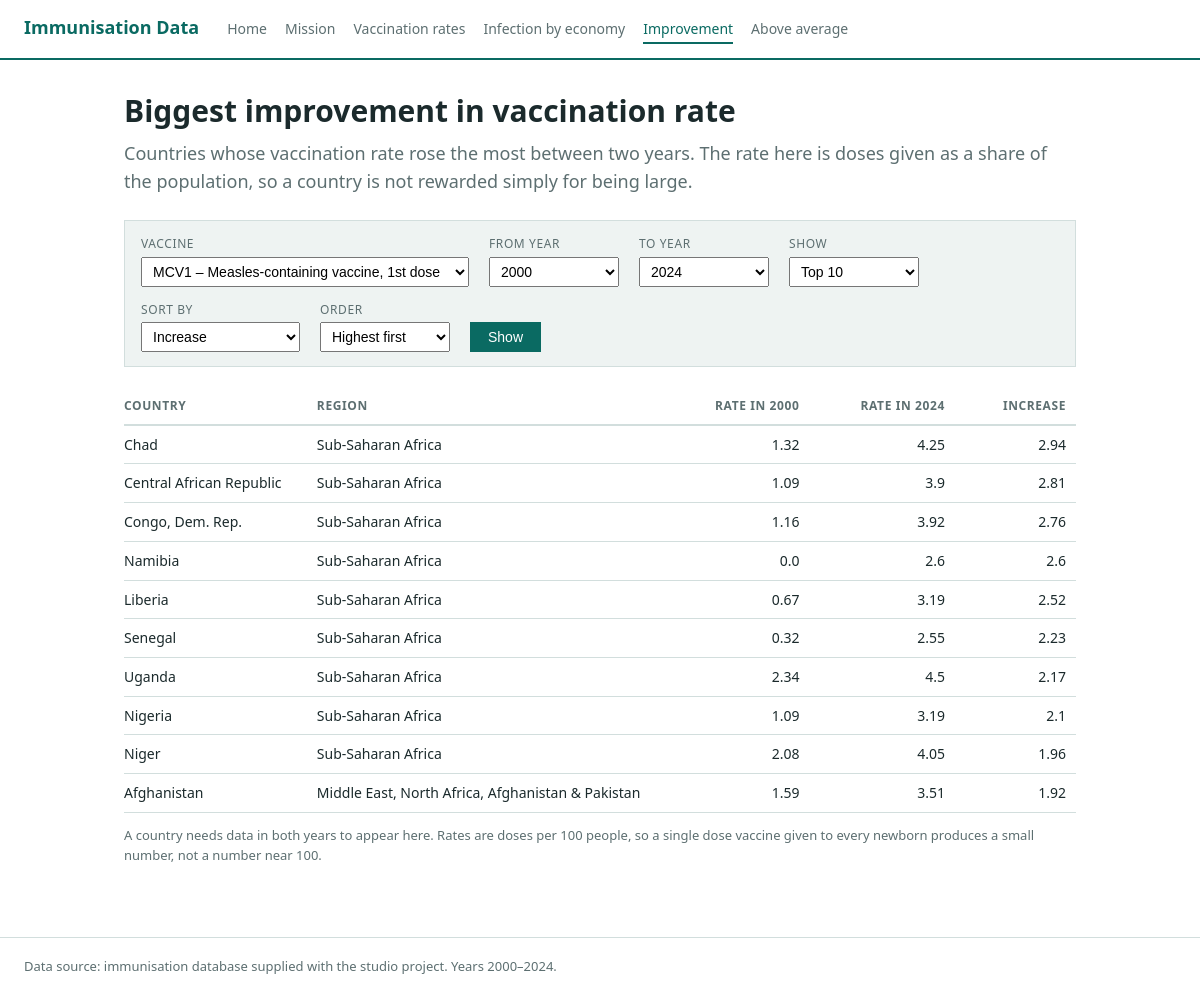
The app's page /improvement with its own data.
### tables this page shows
CREATE TABLE Country (
    CountryID TEXT (3)  PRIMARY KEY
                        UNIQUE
                        NOT NULL,
    name      TEXT (50) UNIQUE
                        NOT NULL,
    region    TEXT (3)  REFERENCES Region (RegionID),
    economy   INTEGER   REFERENCES Economy (economyID) 
);

CREATE TABLE Region (
    RegionID TEXT (3)  PRIMARY KEY
                       UNIQUE
                       NOT NULL,
    region   TEXT (50) NOT NULL
);

### routes/level3.py (the view)
@bp.route("/improvement")
def improvement():
    antigen_rows = queries.antigens()
    year_list = queries.years()
    antigen = choose(request.args.get("antigen"),
                     [row["AntigenID"] for row in antigen_rows], "MCV1")
    start_year = choose_int(request.args.get("start"), year_list, 2000)
    end_year = choose_int(request.args.get("end"), year_list, 2024)
    limit = choose_int(request.args.get("top"), TOP_N, 10)
    sort = choose(request.args.get("sort"), list(queries.IMPROVEMENT_SORT), "increase")
    direction = choose(request.args.get("dir"), ["asc", "desc"], "desc")
    invalid_range = start_year >= end_year
    rows = [] if invalid_range else queries.biggest_improvement(
        antigen, start_year, end_year, limit, sort, direction)
    return render_template(
        "level3_improvement.html",
        antigens=antigen_rows,
        years=year_list,
        top_options=TOP_N,
        selected={"antigen": antigen, "start": start_year, "end": end_year,
                  "top": limit, "sort": sort, "dir": direction},
        invalid_range=invalid_range,
        rows=rows,
    )

### database/connection.py (called while the page is built)
def get_connection():
    conn = sqlite3.connect(DB_PATH)
    conn.row_factory = sqlite3.Row
    conn.execute("PRAGMA foreign_keys = ON")
    return conn

def run_query(sql, params=()):
    conn = get_connection()
    try:
        return conn.execute(sql, params).fetchall()
    finally:
        conn.close()

### database/queries.py (called while the page is built)
def antigens():
    return run_query("SELECT AntigenID, name FROM Antigen ORDER BY AntigenID")

def years():
    rows = run_query("SELECT YearID FROM YearDate ORDER BY YearID")
    return [row["YearID"] for row in rows]

def order_by(choice, allowed, default, direction):
    column = allowed.get(choice, allowed[default])
    return " ORDER BY {} {}".format(column, "ASC" if direction == "asc" else "DESC")

### routes/__init__.py (called while the page is built)
def choose(value, allowed, fallback):
    return value if value in allowed else fallback

def choose_int(value, allowed, fallback):
    try:
        number = int(value)
    except (TypeError, ValueError):
        return fallback
    return number if number in allowed else fallback

### templates/level3_improvement.html (shortened to what this page needs)
{% extends "base.html" %}
{% block content %}
<h1>Biggest improvement in vaccination rate</h1>
<p class="lead">Countries whose vaccination rate rose the most between two years.
The rate here is doses given as a share of the population, so a country is not
rewarded simply for being large.</p>
<form class="filters" method="get">
  <div>
    <label for="antigen">Vaccine</label>
    <select name="antigen" id="antigen">
      {% for a in antigens %}
      <option value="{{ a.AntigenID }}" {{ 'selected' if a.AntigenID == selected.antigen }}>
        {{ a.AntigenID }} &ndash; {{ a.name }}
      </option>
      {% endfor %}
    </select>
  </div>
  <div>
    <label for="start">From year</label>
    <select name="start" id="start">
      {% for y in years %}
      <option value="{{ y }}" {{ 'selected' if y == selected.start }}>{{ y }}</option>
      {% endfor %}
    </select>
  </div>
  <div>
    <label for="end">To year</label>
    <select name="end" id="end">
      {% for y in years %}
      <option value="{{ y }}" {{ 'selected' if y == selected.end }}>{{ y }}</option>
      {% endfor %}
    </select>
  </div>
  <div>
    <label for="top">Show</label>
    <select name="top" id="top">
      {% for n in top_options %}
      <option value="{{ n }}" {{ 'selected' if n == selected.top }}>Top {{ n }}</option>
      {% endfor %}
    </select>
  </div>
  <div>
    <label for="sort">Sort by</label>
    <select name="sort" id="sort">
      <option value="increase" {{ 'selected' if selected.sort == 'increase' }}>Increase</option>
    </select>
  </div>
  <div>
    <label for="dir">Order</label>
    <select name="dir" id="dir">
      <option value="desc" {{ 'selected' if selected.dir == 'desc' }}>Highest first</option>
    </select>
  </div>
  <button type="submit">Show</button>
</form>
{% if invalid_range %}
  <p class="warn">The starting year must come before the ending year.
  You chose {{ selected.start }} to {{ selected.end }}.</p>
{% elif rows %}
<div class="table-wrap">
  <table>
    <thead>
      <tr>
        <th>Country</th>
        <th>Region</th>
        <th class="num">Rate in {{ selected.start }}</th>
        <th class="num">Rate in {{ selected.end }}</th>
        <th class="num">Increase</th>
      </tr>
    </thead>
    <tbody>
      {% for row in rows %}
      <tr>
        <td>{{ row.country }}</td>
        <td>{{ row.region }}</td>
        <td class="num">{{ row.start_rate }}</td>
        <td class="num">{{ row.end_rate }}</td>
        <td class="num">{{ row.rate_increase }}</td>
      </tr>
      {% endfor %}
    </tbody>
  </table>
</div>
<p class="note">A country needs data in both years to appear here. Rates are doses
per 100 people, so a single dose vaccine given to every newborn produces a small
number, not a number near 100.</p>
{% else %}
  {% with hint = "Try a wider gap between the two years, or another vaccine." %}{% include "partials/_empty.html" %}{% endwith %}
{% endif %}
{% endblock %}

### static/css/style.css (style rules this page uses)
:root { --ink: #1b2a2c; --muted: #5d6f71; --line: #d2dedd; --accent: #0a6a62; --wash: #eef3f2; }
* { box-sizing: border-box; }
body { margin: 0; font-family: "Segoe UI", Arial, sans-serif; font-size: 16px; line-height: 1.55; color: var(--ink); background: #fff; }
h1 { font-size: 30px; margin: 0 0 6px; }
p { margin: 0 0 12px; }
.lead { color: var(--muted); font-size: 18px; margin-bottom: 24px; }
form.filters { background: var(--wash); border: 1px solid var(--line); padding: 14px 16px; display: flex; flex-wrap: wrap; gap: 14px 20px; align-items: flex-end; margin-bottom: 22px; }
form.filters label { display: block; font-size: 12px; text-transform: uppercase; letter-spacing: .05em; color: var(--muted); margin-bottom: 3px; }
form.filters select { padding: 5px 7px; font-size: 14px; min-width: 130px; }
button { background: var(--accent); color: #fff; border: 0; padding: 7px 18px; font-size: 14px; cursor: pointer; }
.table-wrap { overflow-x: auto; }
table { border-collapse: collapse; width: 100%; font-size: 14px; margin-bottom: 8px; }
th { text-align: left; font-size: 12px; text-transform: uppercase; letter-spacing: .05em; color: var(--muted); border-bottom: 2px solid var(--line); padding: 8px 10px 8px 0; }
td { border-bottom: 1px solid var(--line); padding: 8px 10px 8px 0; }
th.num { text-align: right; }
td.num { text-align: right; font-variant-numeric: tabular-nums; }
.num + th, .num + td { padding-left: 32px; }
.note { font-size: 13px; color: var(--muted); margin-top: 4px; }

### records on screen
Country: country "Chad", region "Sub-Saharan Africa", start_rate "1.32", end_rate "4.25", rate_increase "2.94"
Country: country "Central African Republic", region "Sub-Saharan Africa", start_rate "1.09", end_rate "3.9", rate_increase "2.81"
Country: country "Congo, Dem. Rep.", region "Sub-Saharan Africa", start_rate "1.16", end_rate "3.92", rate_increase "2.76"
Country: country "Namibia", region "Sub-Saharan Africa", start_rate "0.0", end_rate "2.6", rate_increase "2.6"
Country: country "Liberia", region "Sub-Saharan Africa", start_rate "0.67", end_rate "3.19", rate_increase "2.52"
Country: country "Senegal", region "Sub-Saharan Africa", start_rate "0.32", end_rate "2.55", rate_increase "2.23"
Country: country "Uganda", region "Sub-Saharan Africa", start_rate "2.34", end_rate "4.5", rate_increase "2.17"
Country: country "Nigeria", region "Sub-Saharan Africa", start_rate "1.09", end_rate "3.19", rate_increase "2.1"
Country: country "Niger", region "Sub-Saharan Africa", start_rate "2.08", end_rate "4.05", rate_increase "1.96"
Country: country "Afghanistan", region "Middle East, North Africa, Afghanistan & Pakistan", start_rate "1.59", end_rate "3.51", rate_increase "1.92"

### other values on screen
{{ selected.start }} "2000"
{{ selected.end }} "2024"
form field antigen "MCV1 – Measles-containing vaccine, 1st dose"
form field start "2000"
form field end "2024"
